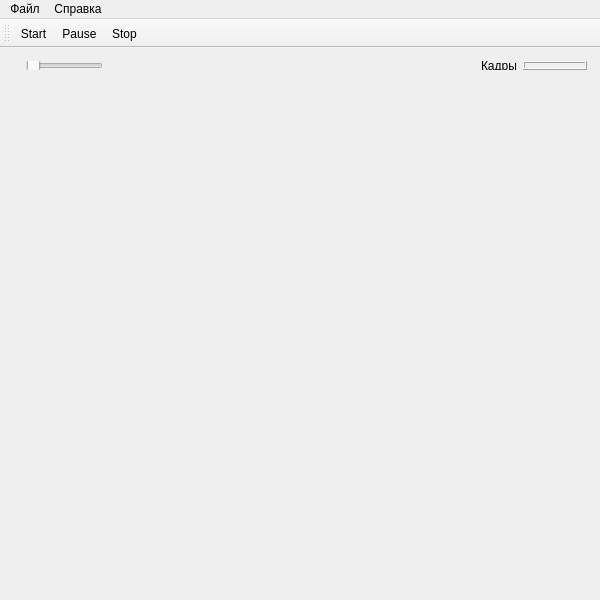
<?xml version="1.0" encoding="UTF-8"?>
<ui version="4.0">
 <class>MainWindow</class>
 <widget class="QMainWindow" name="MainWindow">
  <property name="enabled">
   <bool>true</bool>
  </property>
  <property name="geometry">
   <rect>
    <x>0</x>
    <y>0</y>
    <width>600</width>
    <height>600</height>
   </rect>
  </property>
  <property name="sizePolicy">
   <sizepolicy hsizetype="Preferred" vsizetype="Preferred">
    <horstretch>0</horstretch>
    <verstretch>0</verstretch>
   </sizepolicy>
  </property>
  <property name="focusPolicy">
   <enum>Qt::NoFocus</enum>
  </property>
  <property name="windowTitle">
   <string>GIFREADER</string>
  </property>
  <property name="windowIcon">
   <iconset resource="Res.qrc">
    <normaloff>:/images/images/Icon.png</normaloff>:/images/images/Icon.png</iconset>
  </property>
  <widget class="QWidget" name="centralWidget">
   <property name="sizePolicy">
    <sizepolicy hsizetype="Preferred" vsizetype="Preferred">
     <horstretch>0</horstretch>
     <verstretch>0</verstretch>
    </sizepolicy>
   </property>
   <widget class="QLabel" name="label">
    <property name="geometry">
     <rect>
      <x>20</x>
      <y>70</y>
      <width>561</width>
      <height>451</height>
     </rect>
    </property>
    <property name="frameShape">
     <enum>QFrame::NoFrame</enum>
    </property>
    <property name="frameShadow">
     <enum>QFrame::Plain</enum>
    </property>
    <property name="text">
     <string/>
    </property>
   </widget>
   <widget class="QWidget" name="layoutWidget">
    <property name="geometry">
     <rect>
      <x>15</x>
      <y>2</y>
      <width>583</width>
      <height>46</height>
     </rect>
    </property>
    <layout class="QVBoxLayout" name="verticalLayout">
     <item>
      <layout class="QHBoxLayout" name="horizontalLayout">
       <item>
        <widget class="QSlider" name="horizontalSlider">
         <property name="enabled">
          <bool>true</bool>
         </property>
         <property name="minimum">
          <number>100</number>
         </property>
         <property name="maximum">
          <number>1000</number>
         </property>
         <property name="tracking">
          <bool>true</bool>
         </property>
         <property name="orientation">
          <enum>Qt::Horizontal</enum>
         </property>
        </widget>
       </item>
       <item>
        <spacer name="horizontalSpacer">
         <property name="orientation">
          <enum>Qt::Horizontal</enum>
         </property>
         <property name="sizeHint" stdset="0">
          <size>
           <width>378</width>
           <height>20</height>
          </size>
         </property>
        </spacer>
       </item>
       <item>
        <widget class="QLabel" name="label_2">
         <property name="text">
          <string>Кадры</string>
         </property>
        </widget>
       </item>
       <item>
        <widget class="QLCDNumber" name="lcdNumber">
         <property name="styleSheet">
          <string notr="true"/>
         </property>
         <property name="frameShape">
          <enum>QFrame::Box</enum>
         </property>
         <property name="frameShadow">
          <enum>QFrame::Raised</enum>
         </property>
         <property name="midLineWidth">
          <number>0</number>
         </property>
         <property name="segmentStyle">
          <enum>QLCDNumber::Flat</enum>
         </property>
        </widget>
       </item>
      </layout>
     </item>
     <item>
      <widget class="QLabel" name="label_3">
       <property name="text">
        <string/>
       </property>
      </widget>
     </item>
    </layout>
   </widget>
  </widget>
  <widget class="QMenuBar" name="menuBar">
   <property name="geometry">
    <rect>
     <x>0</x>
     <y>0</y>
     <width>600</width>
     <height>18</height>
    </rect>
   </property>
   <widget class="QMenu" name="menu">
    <property name="title">
     <string>Файл</string>
    </property>
    <addaction name="actionNew_file"/>
   </widget>
   <widget class="QMenu" name="menu_GIFREADER">
    <property name="title">
     <string>Справка</string>
    </property>
    <addaction name="action"/>
   </widget>
   <addaction name="menu"/>
   <addaction name="menu_GIFREADER"/>
  </widget>
  <widget class="QToolBar" name="toolBar">
   <property name="windowTitle">
    <string>toolBar</string>
   </property>
   <attribute name="toolBarArea">
    <enum>TopToolBarArea</enum>
   </attribute>
   <attribute name="toolBarBreak">
    <bool>false</bool>
   </attribute>
   <addaction name="actionStart"/>
   <addaction name="actionPause"/>
   <addaction name="actionStop"/>
  </widget>
  <action name="actionNew_file">
   <property name="icon">
    <iconset resource="Res.qrc">
     <normaloff>:/images/images/start2.png</normaloff>:/images/images/start2.png</iconset>
   </property>
   <property name="text">
    <string>Открыть файл</string>
   </property>
  </action>
  <action name="action">
   <property name="icon">
    <iconset resource="Res.qrc">
     <normaloff>:/images/images/Icon.png</normaloff>:/images/images/Icon.png</iconset>
   </property>
   <property name="text">
    <string>О программе</string>
   </property>
  </action>
  <action name="actionStart">
   <property name="icon">
    <iconset resource="Res.qrc">
     <normaloff>:/images/images/start2.png</normaloff>:/images/images/start2.png</iconset>
   </property>
   <property name="text">
    <string>Start</string>
   </property>
  </action>
  <action name="actionStop">
   <property name="icon">
    <iconset resource="Res.qrc">
     <normaloff>:/images/images/stop.png</normaloff>:/images/images/stop.png</iconset>
   </property>
   <property name="text">
    <string>Stop</string>
   </property>
  </action>
  <action name="actionPause">
   <property name="icon">
    <iconset resource="Res.qrc">
     <normaloff>:/images/images/pause.png</normaloff>:/images/images/pause.png</iconset>
   </property>
   <property name="text">
    <string>Pause</string>
   </property>
  </action>
  <action name="actionStart_2">
   <property name="icon">
    <iconset resource="Res.qrc">
     <normaloff>:/images/images/start2.png</normaloff>:/images/images/start2.png</iconset>
   </property>
   <property name="text">
    <string>Start</string>
   </property>
  </action>
  <action name="save">
   <property name="text">
    <string>Запомнить</string>
   </property>
  </action>
 </widget>
 <layoutdefault spacing="6" margin="11"/>
 <resources>
  <include location="Res.qrc"/>
 </resources>
 <connections/>
</ui>
